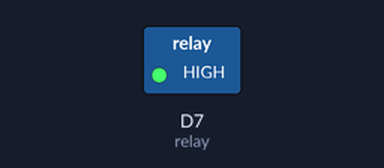
Bench run of a sketch on a simulated ESP8266 (NodeMCU). Parts: switched loads named in the sketch (green lamp = pin HIGH). Dashed ring = blinking.

Above: at 0.5 s.
Timing chart, 0 to 4.6 s (numbered marks = the images above):
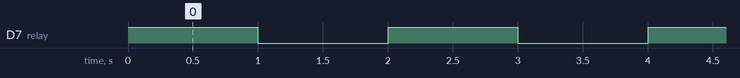

The sketch:

relay.ino
```cpp
#define relay D7
void setup() {
  // put your setup code here, to run once:
pinMode(relay,OUTPUT);
}

void loop() {
  // put your main code here, to run repeatedly:
digitalWrite(relay,HIGH);//on the relay
delay(1000);
digitalWrite(relay,LOW);// off the relay
delay(1000);
}
```

Measured:
- by itself, D7 (relay): alternates HIGH for 1.0 s and LOW for 1.0 s
